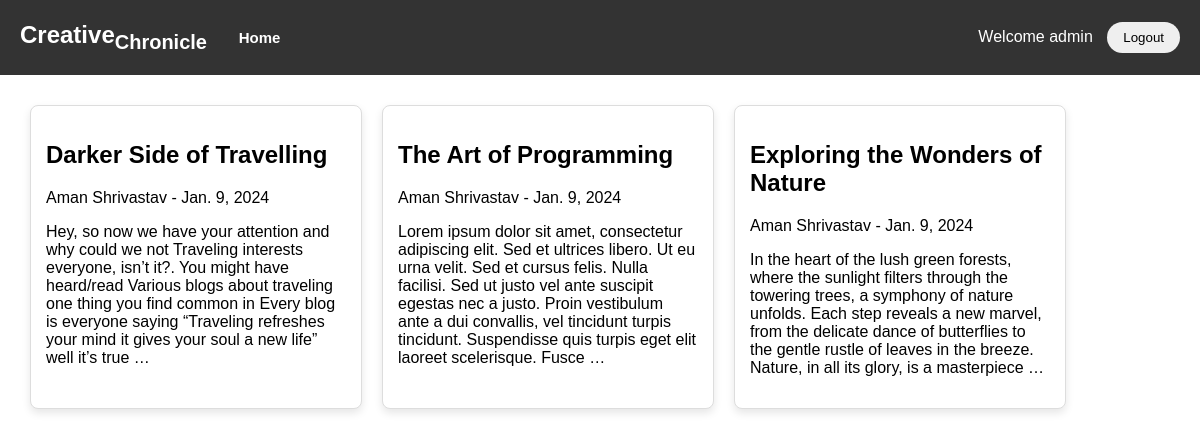
/blogs (signed in), run on the app's committed database.
### blog/models.py (models this page shows, shortened)
class SavePost(models.Model):
    title = models.CharField(max_length=255)
    author = models.ForeignKey(User,on_delete=models.CASCADE)
    post_date = models.DateField(auto_now_add=True)
    content = models.TextField()

### blog/views.py (the view)
# urls.py: path('blogs', views.blogs,name='blogs'),
def blogs(request):
    blog_posts = SavePost.objects.all()
    return render(request, 'blogs.html', {'blog_posts': blog_posts})

### templates/blogs.html (shortened to what this page needs)
{% load static %}
<!DOCTYPE html>
<html lang="en">
<head>
    <link rel="stylesheet" type="text/css" href="{% static 'blogs.css' %}">
</head>
<body>
    <div class="navbar">
        {% if request.user.is_authenticated %}
        <div class="logo">Creative<sub>Chronicle</sub>
        <a href='home' class="read-blogs-link" style='font-size:15px; margin-left:25px; text-decoration:none; color:white;'>Home</a>
        </div>
        {% else %}
        <div class="logo">Creative<sub>Chronicle</sub></div>
        {% endif %}
        <div class="buttons">
        {% if request.user.is_authenticated %}
            Welcome {{ request.user }}
            <button type="submit">Logout</button>
        {% else %}
            <a href="{% url 'login' %}" class=""><button class="login-button">Login</button></a>
            <a href="{% url 'register' %}" class=""><button class="signup-button">Sign Up</button></a>
        {% endif %}
        </div>
    </div>
    <div class="blog-container">
        {% for post in blog_posts %}
            <a href="{% url 'blog_detail' post.id %}" class="blog-card">
                <div class="blog-card-content">
                    <h2 class="title">{{ post.title }}</h2>
                    <span>{{ post.author.username }} - {{ post.post_date }}</span>
                    <p class="desc">{{ post.content|truncatewords:50 }}</p>
                </div>
            </a>
        {% endfor %}
    </div>
</body>
</html>

### static/blogs.css (style rules this page uses)
body { margin: 0; padding: 0; font-family: 'Arial', sans-serif; margin-bottom: 25px; }
.navbar { background-color: #333; color: white; display: flex; justify-content: space-between; align-items: center; padding: 10px 20px; height: 55px; }
.logo { font-size: 1.5rem; font-weight: bold; }
.buttons button { padding: 8px 16px; margin-left: 10px; cursor: pointer; border: none; border-radius: 20px; transition: background-color 0.3s; }
.blog-container { display: flex; flex-wrap: wrap; justify-content: flex-start; padding: 20px; }
.blog-card { background-color: rgb(212, 196, 196); box-shadow: 0 4px 8px rgba(0, 0, 0, 0.1); margin: 10px; padding: 15px; border-radius: 8px; width: 300px; }
.blog-container { display: flex; flex-wrap: wrap; }
.blog-card { text-decoration: none; margin: 10px; padding: 15px; border: 1px solid #ddd; border-radius: 8px; width: 300px; background-color: #fff; box-shadow: 0 4px 8px rgba(0, 0, 0, 0.1); transition: transform 0.3s ease-in-out; color: black; }

### data on the page
SavePost: title "Darker Side of Travelling", author.username "Aman Shrivastav", post_date "Jan. 9, 2024", content "Hey, so now we have your attention and why could we not Traveling interests everyone, isn’t it?. You might have heard/read Various blogs about traveling one thing you find common in Every blog is everyone saying “Traveling refreshes your mind it gives your soul a new life” well it’s true …"
SavePost: title "The Art of Programming", author.username "Aman Shrivastav", post_date "Jan. 9, 2024", content "Lorem ipsum dolor sit amet, consectetur adipiscing elit. Sed et ultrices libero. Ut eu urna velit. Sed et cursus felis. Nulla facilisi. Sed ut justo vel ante suscipit egestas nec a justo. Proin vestibulum ante a dui convallis, vel tincidunt turpis tincidunt. Suspendisse quis turpis eget elit laoreet scelerisque. Fusce …"
SavePost: title "Exploring the Wonders of Nature", author.username "Aman Shrivastav", post_date "Jan. 9, 2024", content "In the heart of the lush green forests, where the sunlight filters through the towering trees, a symphony of nature unfolds. Each step reveals a new marvel, from the delicate dance of butterflies to the gentle rustle of leaves in the breeze. Nature, in all its glory, is a masterpiece …"

### other printed values
{{ request.user }} "admin"
